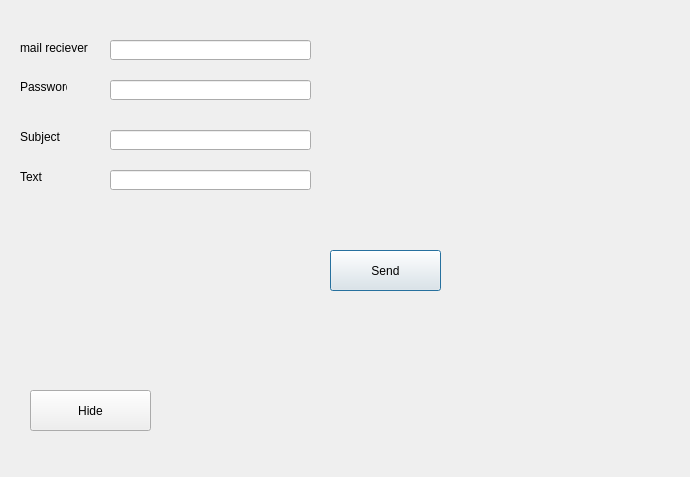
<?xml version="1.0" encoding="UTF-8"?>
<ui version="4.0">
 <class>mailj</class>
 <widget class="QDialog" name="mailj">
  <property name="geometry">
   <rect>
    <x>0</x>
    <y>0</y>
    <width>690</width>
    <height>477</height>
   </rect>
  </property>
  <property name="windowTitle">
   <string>Dialog</string>
  </property>
  <widget class="QPushButton" name="pushButton">
   <property name="geometry">
    <rect>
     <x>330</x>
     <y>250</y>
     <width>111</width>
     <height>41</height>
    </rect>
   </property>
   <property name="text">
    <string>Send</string>
   </property>
  </widget>
  <widget class="QPushButton" name="pushButton_2">
   <property name="geometry">
    <rect>
     <x>30</x>
     <y>390</y>
     <width>121</width>
     <height>41</height>
    </rect>
   </property>
   <property name="text">
    <string>Hide</string>
   </property>
  </widget>
  <widget class="QLabel" name="label">
   <property name="geometry">
    <rect>
     <x>20</x>
     <y>40</y>
     <width>101</width>
     <height>16</height>
    </rect>
   </property>
   <property name="text">
    <string>mail reciever</string>
   </property>
  </widget>
  <widget class="QLabel" name="label_2">
   <property name="geometry">
    <rect>
     <x>20</x>
     <y>80</y>
     <width>47</width>
     <height>14</height>
    </rect>
   </property>
   <property name="text">
    <string>Password</string>
   </property>
  </widget>
  <widget class="QLabel" name="label_3">
   <property name="geometry">
    <rect>
     <x>20</x>
     <y>130</y>
     <width>47</width>
     <height>14</height>
    </rect>
   </property>
   <property name="text">
    <string>Subject</string>
   </property>
  </widget>
  <widget class="QLabel" name="label_4">
   <property name="geometry">
    <rect>
     <x>20</x>
     <y>170</y>
     <width>47</width>
     <height>14</height>
    </rect>
   </property>
   <property name="text">
    <string>Text</string>
   </property>
  </widget>
  <widget class="QLineEdit" name="rcpt_2">
   <property name="geometry">
    <rect>
     <x>110</x>
     <y>40</y>
     <width>201</width>
     <height>20</height>
    </rect>
   </property>
  </widget>
  <widget class="QLineEdit" name="mail_pass_2">
   <property name="geometry">
    <rect>
     <x>110</x>
     <y>80</y>
     <width>201</width>
     <height>20</height>
    </rect>
   </property>
   <property name="echoMode">
    <enum>QLineEdit::Password</enum>
   </property>
  </widget>
  <widget class="QLineEdit" name="subject_2">
   <property name="geometry">
    <rect>
     <x>110</x>
     <y>130</y>
     <width>201</width>
     <height>20</height>
    </rect>
   </property>
  </widget>
  <widget class="QLineEdit" name="msg_2">
   <property name="geometry">
    <rect>
     <x>110</x>
     <y>170</y>
     <width>201</width>
     <height>20</height>
    </rect>
   </property>
  </widget>
 </widget>
 <resources/>
 <connections/>
</ui>
